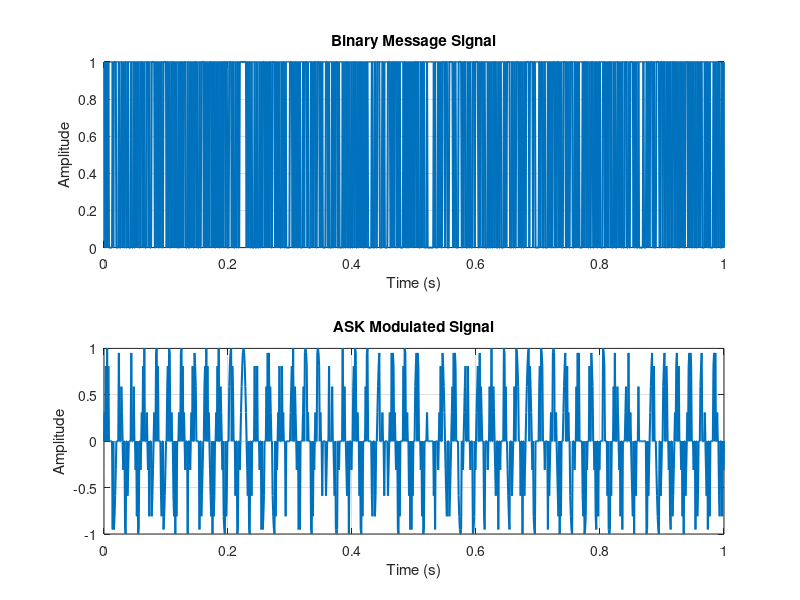
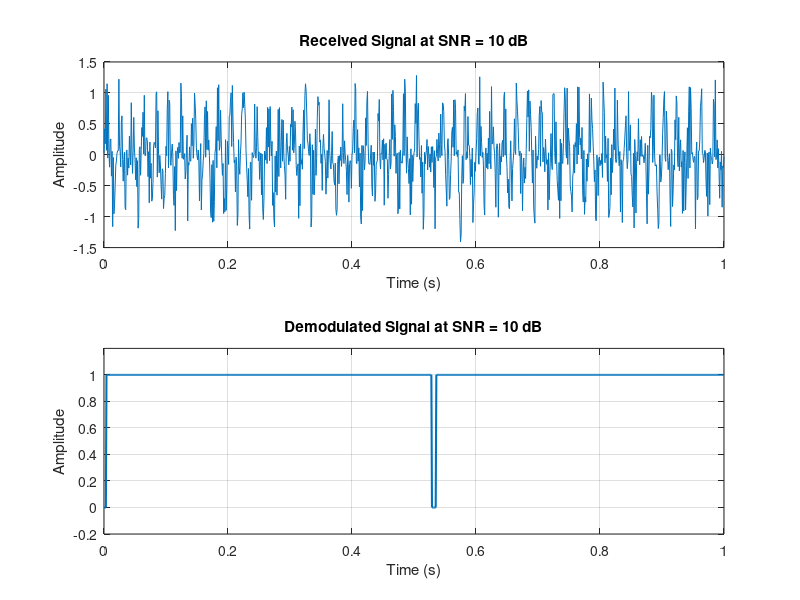
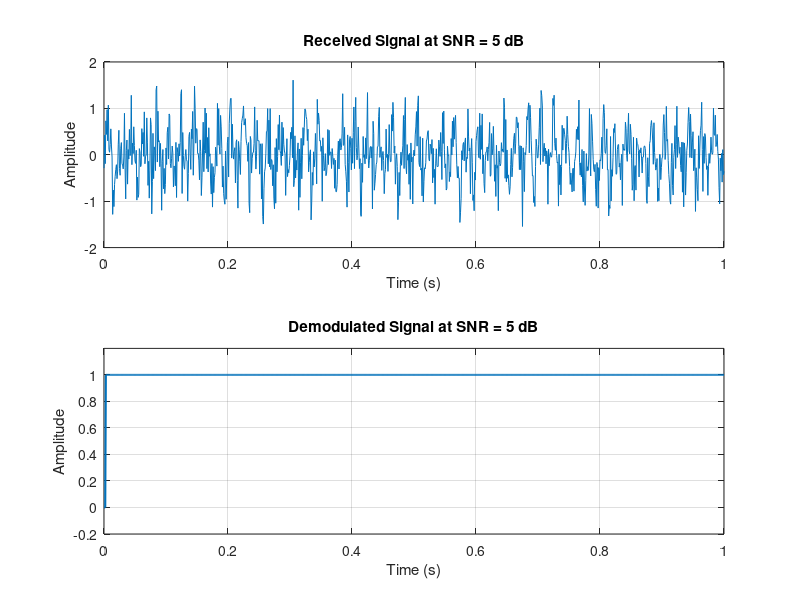
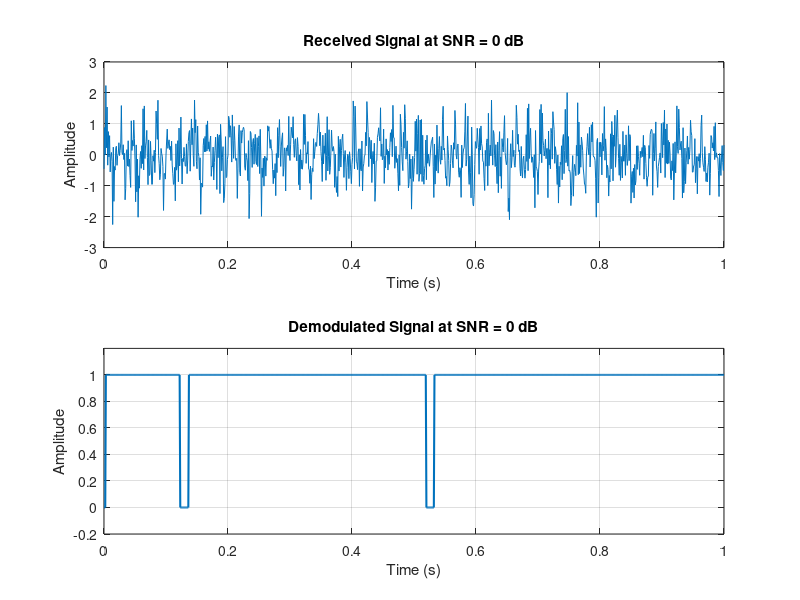

The MATLAB source for these figures, in order:
clc;
clear;
close all;

% Parameters
fs = 1000;                  % Sampling frequency in Hz
t = 0:1/fs:1;               % Time vector
f_c = 50;                   % Carrier frequency in Hz

SNR_value_1 = 10;           % SNR value in dB
SNR_value_2 = 5;            % SNR value in dB
SNR_value_3 = 0;            % SNR value in dB
SNR_value_4 = -5;           % SNR value in dB

snr_values = [SNR_value_1 SNR_value_2 SNR_value_3 SNR_value_4];

% Generate binary message signal
message_signal = randi([0 1], 1, length(t));

% Carrier signal
carrier = sin(2 * pi * f_c * t);

% ASK Modulation
modulated_signal = message_signal .* carrier;

% Plot original message and modulated signal
figure;
subplot(2,1,1);
plot(t, message_signal, 'LineWidth', 1.5);
title('Binary Message Signal');
xlabel('Time (s)');
ylabel('Amplitude');
grid on;

subplot(2,1,2);
plot(t, modulated_signal, 'LineWidth', 1.5);
title('ASK Modulated Signal');
xlabel('Time (s)');
ylabel('Amplitude');
grid on;

% Loop for different SNR values
for i = 1:length(snr_values)
    current_snr = snr_values(i);
    
    % Add Gaussian white noise
    received_signal = awgn(modulated_signal, current_snr, 'measured');
    
    % Coherent demodulation
    demodulated_temp = received_signal .* carrier;
    
    % Low-pass filter
    cutoff_frequency = 20;
    filter_order = 4;
    [b, a] = butter(filter_order, cutoff_frequency/(fs/2), 'low');
    demodulated_filtered = filtfilt(b, a, demodulated_temp);
    
    % Threshold detection
    demodulated_signal = demodulated_filtered > 0.1;
    
    % Plot received and demodulated signals
    figure;
    
    subplot(2,1,1);
    plot(t, received_signal);
    title(['Received Signal at SNR = ' num2str(current_snr) ' dB']);
    xlabel('Time (s)');
    ylabel('Amplitude');
    grid on;
    
    subplot(2,1,2);
    plot(t, demodulated_signal, 'LineWidth', 1.5);
    title(['Demodulated Signal at SNR = ' num2str(current_snr) ' dB']);
    xlabel('Time (s)');
    ylabel('Amplitude');
    ylim([-0.2 1.2]);
    grid on;
end
